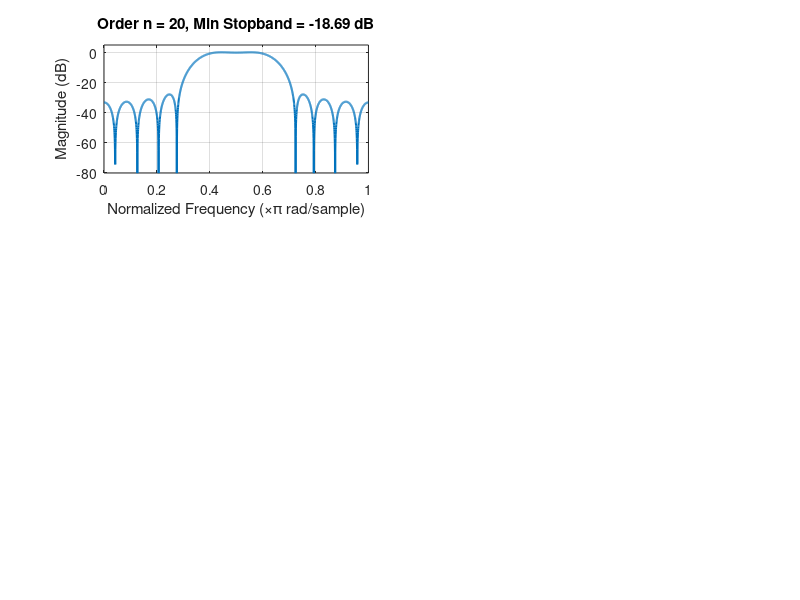

Write the MATLAB code that produced this figure. (Note: this script raises an error after producing the figure.)
clear all; close all; clc;

%% Define frequency bands (normalized by π)
% firls requires frequencies normalized to [0, 1] where 1 corresponds to π
f = [0 0.3 0.4 0.6 0.7 1];  % Frequency band edges (in units of π)
a = [0 0   1   1   0   0];  % Desired amplitude at each band edge

%% Trial and error to find appropriate filter order
% Start with initial guess and increase until stopband attenuation >= 40 dB

% Try different filter orders/coefficients
orders_to_try = [20, 49, 50, 51, 52, 60];

figure('Position', [100, 100, 1200, 800]);

for i = 1:length(orders_to_try)
    n = orders_to_try(i);
    
    % Design filter using firls (least squares method)
    h = firls(n, f, a);
    
    % Compute frequency response
    [H, w] = freqz(h, 1, 2048);
    
    % Convert to dB
    H_dB = 20*log10(abs(H));
    
    % Find minimum stopband attenuation
    stopband1_idx = find(w <= 0.3*pi);
    stopband2_idx = find(w >= 0.7*pi);
    
    max_stopband1 = max(H_dB(stopband1_idx));
    max_stopband2 = max(H_dB(stopband2_idx));
    stopband_atten = max(max_stopband1, max_stopband2);
    
    % Plot in subplot
    subplot(3, 2, i);
    plot(w/pi, H_dB, 'LineWidth', 1.5);
    grid on;
    xlabel('Normalized Frequency (×π rad/sample)');
    ylabel('Magnitude (dB)');
    title(sprintf('Order n = %d, Min Stopband = %.2f dB', n, stopband_atten));
    ylim([-80, 5]);
    
    % Add horizontal line at -40 dB
    hold on;
    yline(-40, 'r--', 'LineWidth', 1.5, 'Label', '-40 dB');
    
    % Highlight passband and stopband regions
    xregion(0, 0.3, 'FaceColor', 'r', 'FaceAlpha', 0.1);
    xregion(0.4, 0.6, 'FaceColor', 'g', 'FaceAlpha', 0.1);
    xregion(0.7, 1, 'FaceColor', 'r', 'FaceAlpha', 0.1);
    
    fprintf('Order n = %d: Stopband attenuation = %.2f dB\n', n, stopband_atten);
end

sgtitle('Filter Order Selection for 40 dB Stopband Attenuation');

%% Select the minimum order that meets specification
% Based on trial and error, select appropriate n
n = 51;  % Adjust this based on your results

fprintf('\n=== Final Design ===\n');
fprintf('Selected filter order: n = %d\n', n);

% Design final filter
h = firls(n, f, a);

% Compute frequency response
[H, w] = freqz(h, 1, 4096);
H_dB = 20*log10(abs(H));
phase = angle(H);
phase_unwrapped = unwrap(phase);

% Calculate stopband attenuation
stopband1_idx = find(w <= 0.3*pi);
stopband2_idx = find(w >= 0.7*pi);
max_stopband1 = max(H_dB(stopband1_idx));
max_stopband2 = max(H_dB(stopband2_idx));
stopband_atten = max(max_stopband1, max_stopband2);

fprintf('Achieved stopband attenuation: %.2f dB\n', stopband_atten);

%% Plot final magnitude response
figure('Position', [100, 100, 1200, 800]);

% Magnitude response in dB
subplot(3, 1, 1);
plot(w/pi, H_dB, 'b', 'LineWidth', 2);
grid on;
xlabel('Normalized Frequency (×π rad/sample)', 'FontSize', 12);
ylabel('Magnitude (dB)', 'FontSize', 12);
title(sprintf('Magnitude Response (Order n = %d)', n), 'FontSize', 14);
ylim([-80, 5]);
xlim([0, 1]);

% Add specification lines
hold on;
yline(-40, 'r--', 'LineWidth', 2, 'Label', '-40 dB Spec');

% Highlight regions
xregion(0, 0.3, 'FaceColor', 'r', 'FaceAlpha', 0.1);
xregion(0.4, 0.6, 'FaceColor', 'g', 'FaceAlpha', 0.1);
xregion(0.7, 1, 'FaceColor', 'r', 'FaceAlpha', 0.1);
legend('Filter Response', '-40 dB', 'Location', 'best');

% Magnitude response (linear scale) - zoomed to passband
subplot(3, 1, 2);
plot(w/pi, abs(H), 'b', 'LineWidth', 2);
grid on;
xlabel('Normalized Frequency (×π rad/sample)', 'FontSize', 12);
ylabel('Magnitude', 'FontSize', 12);
title('Magnitude Response (Linear Scale)', 'FontSize', 14);
xlim([0, 1]);
ylim([0, 1.2]);

% Highlight regions
hold on;
xregion(0, 0.3, 'FaceColor', 'r', 'FaceAlpha', 0.1);
xregion(0.4, 0.6, 'FaceColor', 'g', 'FaceAlpha', 0.1);
xregion(0.7, 1, 'FaceColor', 'r', 'FaceAlpha', 0.1);

% Phase response
subplot(3, 1, 3);
plot(w/pi, phase_unwrapped, 'b', 'LineWidth', 2);
grid on;
xlabel('Normalized Frequency (×π rad/sample)', 'FontSize', 12);
ylabel('Phase (radians)', 'FontSize', 12);
title('Phase Response (Unwrapped)', 'FontSize', 14);
xlim([0, 1]);

% Check for linear phase in passband
passband_idx = find(w >= 0.4*pi & w <= 0.6*pi);
passband_phase = phase_unwrapped(passband_idx);
passband_freq = w(passband_idx);

% Fit line to check linearity
p = polyfit(passband_freq, passband_phase, 1);
hold on;
plot(passband_freq/pi, polyval(p, passband_freq), 'r--', 'LineWidth', 2);
legend('Actual Phase', 'Linear Fit (Passband)', 'Location', 'best');

fprintf('Phase linearity in passband - slope: %.4f rad/sample\n', p(1));
fprintf('Group delay: %.2f samples\n', -p(1));

%% Display filter coefficients
figure('Position', [100, 100, 1000, 400]);
stem(0:n, h, 'LineWidth', 1.5, 'MarkerSize', 4);
grid on;
xlabel('Sample Index n', 'FontSize', 12);
ylabel('Coefficient Value h[n]', 'FontSize', 12);
title(sprintf('FIR Filter Impulse Response (Order n = %d)', n), 'FontSize', 14);

% Check symmetry for linear phase
fprintf('\nChecking filter symmetry (for linear phase):\n');
fprintf('h[0] = %.6f, h[%d] = %.6f\n', h(1), n, h(end));
fprintf('h[1] = %.6f, h[%d] = %.6f\n', h(2), n-1, h(end-1));
fprintf('Filter is symmetric: %d\n', max(abs(h - fliplr(h))) < 1e-10);
